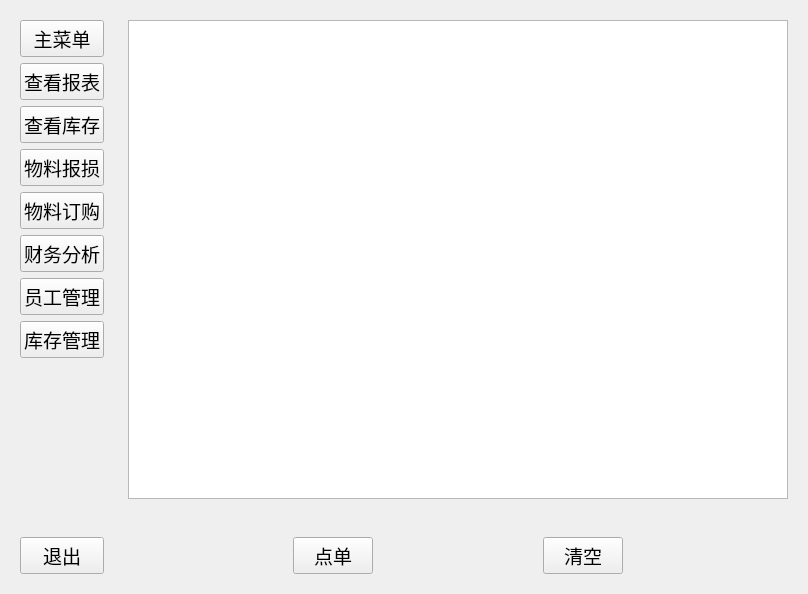
<?xml version="1.0" encoding="UTF-8"?>
<ui version="4.0">
 <class>StaffUi</class>
 <widget class="QWidget" name="StaffUi">
  <property name="geometry">
   <rect>
    <x>0</x>
    <y>0</y>
    <width>808</width>
    <height>594</height>
   </rect>
  </property>
  <property name="font">
   <font>
    <family>楷体</family>
    <pointsize>14</pointsize>
   </font>
  </property>
  <property name="windowTitle">
   <string>Form</string>
  </property>
  <layout class="QGridLayout" name="gridLayout_6">
   <item row="0" column="0">
    <widget class="QWidget" name="widget_5" native="true">
     <layout class="QVBoxLayout" name="verticalLayout">
      <item>
       <widget class="QPushButton" name="pushButton">
        <property name="text">
         <string>主菜单</string>
        </property>
       </widget>
      </item>
      <item>
       <widget class="QPushButton" name="PushButtonViewReport">
        <property name="text">
         <string>查看报表</string>
        </property>
       </widget>
      </item>
      <item>
       <widget class="QPushButton" name="pushButtonViewInventory">
        <property name="text">
         <string>查看库存</string>
        </property>
       </widget>
      </item>
      <item>
       <widget class="QPushButton" name="pushButtonMaterialDamageReport">
        <property name="text">
         <string>物料报损</string>
        </property>
       </widget>
      </item>
      <item>
       <widget class="QPushButton" name="pushButtonMaterialOrder">
        <property name="text">
         <string>物料订购</string>
        </property>
       </widget>
      </item>
      <item>
       <widget class="QPushButton" name="pushButtonFinanceAnalyze">
        <property name="text">
         <string>财务分析</string>
        </property>
       </widget>
      </item>
      <item>
       <widget class="QPushButton" name="pushButtonStaffManage">
        <property name="text">
         <string>员工管理</string>
        </property>
       </widget>
      </item>
      <item>
       <widget class="QPushButton" name="pushButtonInventoryManage">
        <property name="text">
         <string>库存管理</string>
        </property>
       </widget>
      </item>
      <item>
       <spacer name="verticalSpacer">
        <property name="orientation">
         <enum>Qt::Vertical</enum>
        </property>
        <property name="sizeHint" stdset="0">
         <size>
          <width>20</width>
          <height>40</height>
         </size>
        </property>
       </spacer>
      </item>
      <item>
       <widget class="QPushButton" name="PushButtonExit">
        <property name="text">
         <string>退出</string>
        </property>
       </widget>
      </item>
     </layout>
    </widget>
   </item>
   <item row="0" column="1">
    <widget class="QStackedWidget" name="stackedWidget">
     <widget class="QWidget" name="pageMain">
      <layout class="QGridLayout" name="gridLayout_8">
       <item row="2" column="0">
        <spacer name="horizontalSpacer_3">
         <property name="orientation">
          <enum>Qt::Horizontal</enum>
         </property>
         <property name="sizeHint" stdset="0">
          <size>
           <width>159</width>
           <height>20</height>
          </size>
         </property>
        </spacer>
       </item>
       <item row="2" column="1">
        <widget class="QPushButton" name="buttonMainOrder">
         <property name="text">
          <string>点单</string>
         </property>
        </widget>
       </item>
       <item row="2" column="2">
        <spacer name="horizontalSpacer_4">
         <property name="orientation">
          <enum>Qt::Horizontal</enum>
         </property>
         <property name="sizeHint" stdset="0">
          <size>
           <width>159</width>
           <height>20</height>
          </size>
         </property>
        </spacer>
       </item>
       <item row="2" column="3">
        <widget class="QPushButton" name="buttonMainClear">
         <property name="text">
          <string>清空</string>
         </property>
        </widget>
       </item>
       <item row="2" column="4">
        <spacer name="horizontalSpacer_5">
         <property name="orientation">
          <enum>Qt::Horizontal</enum>
         </property>
         <property name="sizeHint" stdset="0">
          <size>
           <width>159</width>
           <height>20</height>
          </size>
         </property>
        </spacer>
       </item>
       <item row="0" column="0" colspan="5">
        <widget class="QListWidget" name="listWidgetMain">
         <property name="font">
          <font>
           <family>楷体</family>
           <pointsize>12</pointsize>
          </font>
         </property>
        </widget>
       </item>
       <item row="1" column="0" colspan="5">
        <widget class="QLabel" name="labelMainPriceSum">
         <property name="text">
          <string/>
         </property>
        </widget>
       </item>
      </layout>
     </widget>
     <widget class="QWidget" name="pageViewReport">
      <layout class="QGridLayout" name="gridLayout">
       <item row="0" column="0">
        <widget class="QTableWidget" name="tableViewReport">
         <column>
          <property name="text">
           <string>id</string>
          </property>
         </column>
         <column>
          <property name="text">
           <string>name</string>
          </property>
         </column>
         <column>
          <property name="text">
           <string>number</string>
          </property>
         </column>
         <column>
          <property name="text">
           <string>price</string>
          </property>
         </column>
         <column>
          <property name="text">
           <string>date</string>
          </property>
         </column>
        </widget>
       </item>
      </layout>
     </widget>
     <widget class="QWidget" name="pageViewInventory">
      <layout class="QGridLayout" name="gridLayout_3">
       <item row="0" column="0">
        <widget class="QTableWidget" name="tableViewInventory">
         <column>
          <property name="text">
           <string>name</string>
          </property>
         </column>
         <column>
          <property name="text">
           <string>number</string>
          </property>
         </column>
        </widget>
       </item>
      </layout>
     </widget>
     <widget class="QWidget" name="pageMaterialDamageReport">
      <layout class="QGridLayout" name="gridLayout_9">
       <item row="1" column="0">
        <spacer name="horizontalSpacer_7">
         <property name="orientation">
          <enum>Qt::Horizontal</enum>
         </property>
         <property name="sizeHint" stdset="0">
          <size>
           <width>159</width>
           <height>20</height>
          </size>
         </property>
        </spacer>
       </item>
       <item row="0" column="0" colspan="5">
        <widget class="QListWidget" name="listWidgetDamage">
         <property name="font">
          <font>
           <family>楷体</family>
           <pointsize>12</pointsize>
          </font>
         </property>
        </widget>
       </item>
       <item row="1" column="1">
        <widget class="QPushButton" name="buttonDamageOrder">
         <property name="text">
          <string>报损</string>
         </property>
        </widget>
       </item>
       <item row="1" column="2">
        <spacer name="horizontalSpacer_6">
         <property name="orientation">
          <enum>Qt::Horizontal</enum>
         </property>
         <property name="sizeHint" stdset="0">
          <size>
           <width>159</width>
           <height>20</height>
          </size>
         </property>
        </spacer>
       </item>
       <item row="1" column="4">
        <spacer name="horizontalSpacer_8">
         <property name="orientation">
          <enum>Qt::Horizontal</enum>
         </property>
         <property name="sizeHint" stdset="0">
          <size>
           <width>159</width>
           <height>20</height>
          </size>
         </property>
        </spacer>
       </item>
       <item row="1" column="3">
        <widget class="QPushButton" name="buttonDamageClear">
         <property name="text">
          <string>清空</string>
         </property>
        </widget>
       </item>
      </layout>
     </widget>
     <widget class="QWidget" name="pageMaterialOrder">
      <layout class="QGridLayout" name="gridLayout_7">
       <item row="3" column="0" colspan="6">
        <widget class="QLabel" name="labelCheckNum">
         <property name="text">
          <string/>
         </property>
        </widget>
       </item>
       <item row="6" column="0" colspan="2">
        <spacer name="horizontalSpacer_2">
         <property name="orientation">
          <enum>Qt::Horizontal</enum>
         </property>
         <property name="sizeHint" stdset="0">
          <size>
           <width>210</width>
           <height>29</height>
          </size>
         </property>
        </spacer>
       </item>
       <item row="1" column="0">
        <widget class="QLabel" name="label_2">
         <property name="text">
          <string>订购数量</string>
         </property>
        </widget>
       </item>
       <item row="0" column="0">
        <widget class="QLabel" name="label">
         <property name="text">
          <string>物料名称</string>
         </property>
        </widget>
       </item>
       <item row="6" column="2" colspan="2">
        <widget class="QPushButton" name="buttonIngredientOrderSumbit">
         <property name="text">
          <string>确定</string>
         </property>
        </widget>
       </item>
       <item row="2" column="1" colspan="4">
        <widget class="QDoubleSpinBox" name="editIngredientMoney">
         <property name="maximum">
          <double>99999999.989999994635582</double>
         </property>
        </widget>
       </item>
       <item row="2" column="0">
        <widget class="QLabel" name="label_3">
         <property name="text">
          <string>订购金额</string>
         </property>
        </widget>
       </item>
       <item row="1" column="1" colspan="4">
        <widget class="QSpinBox" name="editIngredientNum">
         <property name="buttonSymbols">
          <enum>QAbstractSpinBox::UpDownArrows</enum>
         </property>
         <property name="minimum">
          <number>0</number>
         </property>
         <property name="maximum">
          <number>999999</number>
         </property>
         <property name="value">
          <number>0</number>
         </property>
        </widget>
       </item>
       <item row="0" column="5">
        <widget class="QPushButton" name="buttonIngredientNumCheck">
         <property name="text">
          <string>数量检查</string>
         </property>
        </widget>
       </item>
       <item row="0" column="1" colspan="4">
        <widget class="QLineEdit" name="editIngredientName"/>
       </item>
       <item row="6" column="4" colspan="2">
        <spacer name="horizontalSpacer">
         <property name="orientation">
          <enum>Qt::Horizontal</enum>
         </property>
         <property name="sizeHint" stdset="0">
          <size>
           <width>236</width>
           <height>29</height>
          </size>
         </property>
        </spacer>
       </item>
      </layout>
     </widget>
     <widget class="QWidget" name="pageFinanceAnalyze">
      <layout class="QGridLayout" name="gridLayout_4">
       <item row="0" column="0">
        <widget class="QTableWidget" name="tableFinanceAnalyze">
         <column>
          <property name="text">
           <string>income</string>
          </property>
         </column>
         <column>
          <property name="text">
           <string>expense</string>
          </property>
         </column>
         <column>
          <property name="text">
           <string>date</string>
          </property>
         </column>
        </widget>
       </item>
      </layout>
     </widget>
     <widget class="QWidget" name="pageStaffManage">
      <layout class="QGridLayout" name="gridLayout_5">
       <item row="1" column="0">
        <widget class="QPushButton" name="buttonStaffAdd">
         <property name="text">
          <string>添加</string>
         </property>
        </widget>
       </item>
       <item row="1" column="1">
        <widget class="QPushButton" name="buttonStaffDelete">
         <property name="text">
          <string>删除</string>
         </property>
        </widget>
       </item>
       <item row="1" column="2">
        <widget class="QPushButton" name="buttonStaffSubmit">
         <property name="text">
          <string>提交</string>
         </property>
        </widget>
       </item>
       <item row="1" column="3">
        <widget class="QPushButton" name="buttonStaffCancel">
         <property name="text">
          <string>取消</string>
         </property>
        </widget>
       </item>
       <item row="0" column="0" colspan="4">
        <widget class="QTableView" name="tableStaffManage"/>
       </item>
      </layout>
     </widget>
     <widget class="QWidget" name="pageInventoryManage">
      <layout class="QGridLayout" name="gridLayout_2">
       <item row="1" column="0">
        <widget class="QPushButton" name="buttonInventoryAdd">
         <property name="text">
          <string>添加</string>
         </property>
        </widget>
       </item>
       <item row="1" column="1">
        <widget class="QPushButton" name="buttonInventoryDelete">
         <property name="text">
          <string>删除</string>
         </property>
        </widget>
       </item>
       <item row="1" column="2">
        <widget class="QPushButton" name="buttonInventorySubmit">
         <property name="text">
          <string>提交</string>
         </property>
        </widget>
       </item>
       <item row="1" column="3">
        <widget class="QPushButton" name="buttonInventoryCancel">
         <property name="text">
          <string>取消</string>
         </property>
        </widget>
       </item>
       <item row="0" column="0" colspan="4">
        <widget class="QTableView" name="tableInventoryManage"/>
       </item>
      </layout>
     </widget>
    </widget>
   </item>
  </layout>
 </widget>
 <resources/>
 <connections/>
</ui>
